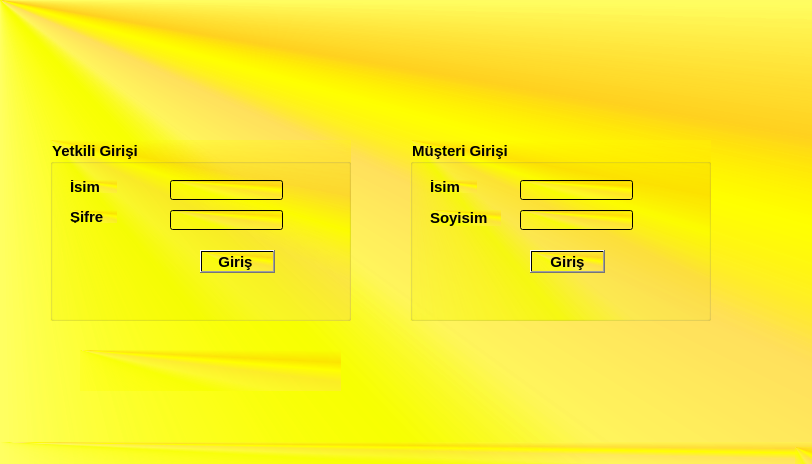
<?xml version="1.0" encoding="UTF-8"?>
<ui version="4.0">
 <class>MainWindow</class>
 <widget class="QMainWindow" name="MainWindow">
  <property name="geometry">
   <rect>
    <x>0</x>
    <y>0</y>
    <width>812</width>
    <height>464</height>
   </rect>
  </property>
  <property name="font">
   <font>
    <pointsize>11</pointsize>
    <weight>75</weight>
    <bold>true</bold>
   </font>
  </property>
  <property name="windowTitle">
   <string>Market Sistemi</string>
  </property>
  <property name="styleSheet">
   <string notr="true">background-color: qconicalgradient(cx:0, cy:0, angle:135, stop:0 rgba(255, 255, 0, 69), stop:0.375 rgba(255, 255, 0, 69), stop:0.423533 rgba(251, 255, 0, 145), stop:0.45 rgba(247, 255, 0, 208), stop:0.477581 rgba(255, 244, 71, 130), stop:0.518717 rgba(255, 218, 71, 130), stop:0.55 rgba(255, 255, 0, 255), stop:0.57754 rgba(255, 203, 0, 130), stop:0.625 rgba(255, 255, 0, 69), stop:1 rgba(255, 255, 0, 69));</string>
  </property>
  <widget class="QWidget" name="centralwidget">
   <widget class="QGroupBox" name="groupBox">
    <property name="geometry">
     <rect>
      <x>50</x>
      <y>140</y>
      <width>301</width>
      <height>181</height>
     </rect>
    </property>
    <property name="font">
     <font>
      <pointsize>11</pointsize>
      <weight>75</weight>
      <bold>true</bold>
     </font>
    </property>
    <property name="title">
     <string>Yetkili Girişi</string>
    </property>
    <widget class="QLabel" name="label">
     <property name="geometry">
      <rect>
       <x>20</x>
       <y>40</y>
       <width>47</width>
       <height>13</height>
      </rect>
     </property>
     <property name="font">
      <font>
       <pointsize>11</pointsize>
       <weight>75</weight>
       <bold>true</bold>
      </font>
     </property>
     <property name="text">
      <string>İsim</string>
     </property>
    </widget>
    <widget class="QLabel" name="label_2">
     <property name="geometry">
      <rect>
       <x>20</x>
       <y>70</y>
       <width>47</width>
       <height>13</height>
      </rect>
     </property>
     <property name="font">
      <font>
       <pointsize>11</pointsize>
       <weight>75</weight>
       <bold>true</bold>
      </font>
     </property>
     <property name="text">
      <string>Şifre</string>
     </property>
    </widget>
    <widget class="QLineEdit" name="lineEdit_isim_yetkili">
     <property name="geometry">
      <rect>
       <x>120</x>
       <y>40</y>
       <width>113</width>
       <height>20</height>
      </rect>
     </property>
     <property name="font">
      <font>
       <pointsize>11</pointsize>
       <weight>75</weight>
       <bold>true</bold>
      </font>
     </property>
    </widget>
    <widget class="QLineEdit" name="lineEdit_sifre_yetkili">
     <property name="geometry">
      <rect>
       <x>120</x>
       <y>70</y>
       <width>113</width>
       <height>20</height>
      </rect>
     </property>
     <property name="sizePolicy">
      <sizepolicy hsizetype="Expanding" vsizetype="Fixed">
       <horstretch>0</horstretch>
       <verstretch>0</verstretch>
      </sizepolicy>
     </property>
     <property name="font">
      <font>
       <pointsize>11</pointsize>
       <weight>75</weight>
       <bold>true</bold>
      </font>
     </property>
     <property name="echoMode">
      <enum>QLineEdit::Password</enum>
     </property>
    </widget>
    <widget class="QPushButton" name="pushButton_yetkili">
     <property name="geometry">
      <rect>
       <x>150</x>
       <y>110</y>
       <width>75</width>
       <height>23</height>
      </rect>
     </property>
     <property name="font">
      <font>
       <pointsize>11</pointsize>
       <weight>75</weight>
       <bold>true</bold>
      </font>
     </property>
     <property name="styleSheet">
      <string notr="true"/>
     </property>
     <property name="text">
      <string>Giriş </string>
     </property>
    </widget>
   </widget>
   <widget class="QGroupBox" name="groupBox_2">
    <property name="geometry">
     <rect>
      <x>410</x>
      <y>140</y>
      <width>301</width>
      <height>181</height>
     </rect>
    </property>
    <property name="font">
     <font>
      <pointsize>11</pointsize>
      <weight>75</weight>
      <bold>true</bold>
     </font>
    </property>
    <property name="title">
     <string>Müşteri Girişi</string>
    </property>
    <widget class="QLabel" name="label_3">
     <property name="geometry">
      <rect>
       <x>20</x>
       <y>40</y>
       <width>47</width>
       <height>13</height>
      </rect>
     </property>
     <property name="font">
      <font>
       <pointsize>11</pointsize>
       <weight>75</weight>
       <bold>true</bold>
      </font>
     </property>
     <property name="text">
      <string>İsim</string>
     </property>
    </widget>
    <widget class="QLabel" name="label_4">
     <property name="geometry">
      <rect>
       <x>20</x>
       <y>70</y>
       <width>71</width>
       <height>16</height>
      </rect>
     </property>
     <property name="font">
      <font>
       <pointsize>11</pointsize>
       <weight>75</weight>
       <bold>true</bold>
      </font>
     </property>
     <property name="text">
      <string>Soyisim</string>
     </property>
    </widget>
    <widget class="QLineEdit" name="lineEdit_isim_musteri">
     <property name="geometry">
      <rect>
       <x>110</x>
       <y>40</y>
       <width>113</width>
       <height>20</height>
      </rect>
     </property>
     <property name="font">
      <font>
       <pointsize>11</pointsize>
       <weight>75</weight>
       <bold>true</bold>
      </font>
     </property>
    </widget>
    <widget class="QLineEdit" name="lineEdit_soyisim_musteri">
     <property name="geometry">
      <rect>
       <x>110</x>
       <y>70</y>
       <width>113</width>
       <height>20</height>
      </rect>
     </property>
     <property name="font">
      <font>
       <pointsize>11</pointsize>
       <weight>75</weight>
       <bold>true</bold>
      </font>
     </property>
    </widget>
    <widget class="QPushButton" name="pushButton_musteri">
     <property name="geometry">
      <rect>
       <x>120</x>
       <y>110</y>
       <width>75</width>
       <height>23</height>
      </rect>
     </property>
     <property name="font">
      <font>
       <pointsize>11</pointsize>
       <weight>75</weight>
       <bold>true</bold>
      </font>
     </property>
     <property name="styleSheet">
      <string notr="true"/>
     </property>
     <property name="text">
      <string>Giriş</string>
     </property>
    </widget>
   </widget>
   <widget class="QLabel" name="label_5">
    <property name="geometry">
     <rect>
      <x>80</x>
      <y>350</y>
      <width>261</width>
      <height>41</height>
     </rect>
    </property>
    <property name="font">
     <font>
      <pointsize>20</pointsize>
      <weight>75</weight>
      <italic>true</italic>
      <bold>true</bold>
      <underline>false</underline>
     </font>
    </property>
    <property name="styleSheet">
     <string notr="true"/>
    </property>
    <property name="text">
     <string/>
    </property>
   </widget>
  </widget>
  <widget class="QMenuBar" name="menubar">
   <property name="geometry">
    <rect>
     <x>0</x>
     <y>0</y>
     <width>812</width>
     <height>21</height>
    </rect>
   </property>
  </widget>
  <widget class="QStatusBar" name="statusbar"/>
 </widget>
 <resources/>
 <connections/>
</ui>
